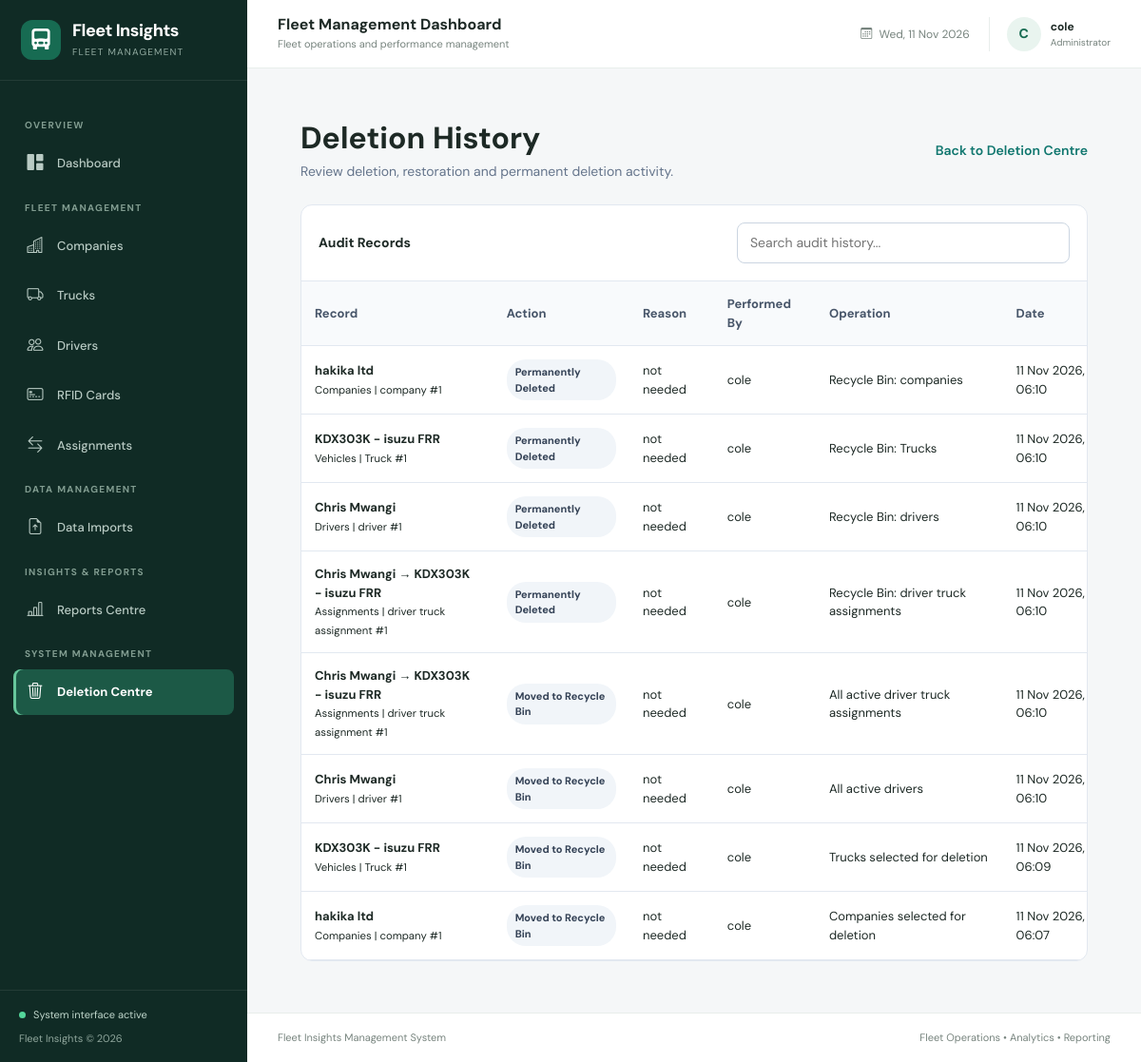
Screenshot of /deletion-center/history/ (signed in) with the database file from the repository.
### apps/deletion_center/models.py (models this page shows, shortened)
class DeletionRecord(models.Model):
    ACTION_CHOICES = [
        ("soft_delete", "Moved to Recycle Bin"),
        ("restore", "Restored"),
        ("permanent_delete", "Permanently Deleted"),
    ]
    operation = models.ForeignKey(
        DeletionOperation,
        on_delete=models.SET_NULL,
        null=True,
        blank=True,
        related_name="records",
    )
    content_type = models.ForeignKey(
        ContentType,
        on_delete=models.PROTECT,
        related_name="deletion_audit_records",
    )
    object_id = models.PositiveBigIntegerField()
    content_object = GenericForeignKey(
        "content_type",
        "object_id",
    )
    object_label = models.CharField(
        max_length=255,
        help_text="Saved description of the affected record.",
    )
    action = models.CharField(
        max_length=30,
        choices=ACTION_CHOICES,
    )
    reason = models.TextField(blank=True)
    performed_by = models.ForeignKey(
        settings.AUTH_USER_MODEL,
        on_delete=models.SET_NULL,
        null=True,
        blank=True,
        related_name="deletion_records",
    )
    created_at = models.DateTimeField(auto_now_add=True)
    class Meta:
        ordering = ["-created_at"]
        verbose_name = "Deletion Audit Record"
        verbose_name_plural = "Deletion Audit Records"
        indexes = [
            models.Index(
                fields=["content_type", "object_id"],
                name="del_record_object_idx",
            ),
            models.Index(
                fields=["action", "created_at"],
                name="del_record_action_date_idx",
            ),
        ]

class DeletionOperation(models.Model):
    ACTION_CHOICES = [
        ("soft_delete", "Move to Recycle Bin"),
        ("restore", "Restore Records"),
        ("permanent_delete", "Permanent Deletion"),
    ]
    SCOPE_CHOICES = [
        ("individual", "Individual Record"),
        ("bulk", "Bulk Records"),
        ("category", "Entire Category"),
        ("batch", "Import Batch"),
        ("dataset", "Entire Dataset"),
        ("recycle_bin", "Recycle Bin Cleanup"),
    ]
    STATUS_CHOICES = [
        ("pending", "Pending"),
        ("completed", "Completed"),
        ("partial", "Partially Completed"),
        ("failed", "Failed"),
    ]
    action = models.CharField(
        max_length=30,
        choices=ACTION_CHOICES,
    )
    scope = models.CharField(
        max_length=30,
        choices=SCOPE_CHOICES,
    )
    target_label = models.CharField(
        max_length=255,
        help_text="Description of the records or dataset affected.",
    )
    reason = models.TextField(
        blank=True,
    )
    status = models.CharField(
        max_length=20,
        choices=STATUS_CHOICES,
        default="pending",
    )
    total_records = models.PositiveIntegerField(default=0)
    successful_records = models.PositiveIntegerField(default=0)
    failed_records = models.PositiveIntegerField(default=0)
    details = models.JSONField(
        default=dict,
        blank=True,
        help_text="Additional operation information.",
    )
    initiated_by = models.ForeignKey(
        settings.AUTH_USER_MODEL,
        on_delete=models.SET_NULL,
        null=True,
        blank=True,
        related_name="deletion_operations",
    )
    created_at = models.DateTimeField(auto_now_add=True)
    completed_at = models.DateTimeField(
        null=True,
        blank=True,
    )
    class Meta:
        ordering = ["-created_at"]
        verbose_name = "Deletion Operation"
        verbose_name_plural = "Deletion Operations"
        indexes = [
            models.Index(
                fields=["action", "status"],
                name="del_op_action_status_idx",
            ),
            models.Index(
                fields=["created_at"],
                name="del_op_created_idx",
            ),
        ]

### apps/deletion_center/views.py (the view)
# urls.py: path("history/", views.deletion_history, name="history"),
@staff_member_required(login_url="/admin/login/")
def deletion_history(request):
    records = DeletionRecord.objects.select_related(
        "operation",
        "content_type",
        "performed_by",
    ).all()
    operations = DeletionOperation.objects.select_related(
        "initiated_by"
    ).all()[:50]
    return render(
        request,
        "deletion_center/deletion_history.html",
        {
            "records": records[:200],
            "operations": operations,
        },
    )

### templates/deletion_center/deletion_history.html (shortened to what this page needs)
{% extends "base.html" %}
{% block content %}
<div class="history-page">
    <div class="history-header">
        <div>
            <h2>Deletion History</h2>
            <p>
                Review deletion, restoration and permanent deletion activity.
            </p>
        </div>
        <a href="{% url 'deletion_center:dashboard' %}" class="history-back">
            Back to Deletion Centre
        </a>
    </div>
    <div class="history-panel">
        <div class="history-toolbar">
            <strong>Audit Records</strong>
            <input type="search" id="historySearch" class="history-search" placeholder="Search audit history...">
        </div>
        <div class="history-table-wrapper">
            {% if records %}
            <table class="history-table" id="historyTable">
                <thead>
                    <tr>
                        <th>Record</th>
                        <th>Action</th>
                        <th>Reason</th>
                        <th>Performed By</th>
                        <th>Operation</th>
                        <th>Date</th>
                    </tr>
                </thead>
                <tbody>
                    {% for record in records %}
                    <tr>
                        <td>
                            <strong>{{ record.object_label }}</strong>
                            <br>
                            <small>
                                {{ record.content_type }}
                                #{{ record.object_id }}
                            </small>
                        </td>
                        <td>
                            <span class="history-action">
                                {{ record.get_action_display }}
                            </span>
                        </td>
                        <td>
                            {{ record.reason|default:"No reason provided" }}
                        </td>
                        <td>
                            {% if record.performed_by %}
                            {{ record.performed_by.get_username }}
                            {% else %}
                            System / Unknown
                            {% endif %}
                        </td>
                        <td>
                            {% if record.operation %}
                            {{ record.operation.target_label }}
                            {% else %}
                            —
                            {% endif %}
                        </td>
                        <td>
                            {{ record.created_at|date:"d M Y, H:i" }}
                        </td>
                    </tr>
                    {% endfor %}
                </tbody>
            </table>
            {% else %}
            <div class="history-empty">
                <h3>No Audit Records</h3>
                <p>Deletion and restoration activities will appear here.</p>
            </div>
            {% endif %}
        </div>
    </div>
</div>
{% endblock %}

### templates/base.html (shortened to what this page needs)
{% load static %}
<!DOCTYPE html>
<html lang="en">
<head>
    <link href="https://cdn.jsdelivr.net/npm/bootstrap@5.3.3/dist/css/bootstrap.min.css" rel="stylesheet">
    <link href="https://cdn.jsdelivr.net/npm/bootstrap-icons@1.11.3/font/bootstrap-icons.min.css" rel="stylesheet">
</head>
<body>
    <aside class="sidebar" id="sidebar">
        <div class="brand">
            <div class="brand-logo">
                <i class="bi bi-truck-front-fill"></i>
            </div>
            <div>
                <div class="brand-name">Fleet Insights</div>
                <div class="brand-subtitle">Fleet Management</div>
            </div>
        </div>
        <div class="sidebar-content">
            <div class="nav-heading">Overview</div>
            <a href="/" class="sidebar-link {% if request.path == '/' %}active{% endif %}">
                <i class="bi bi-grid-1x2-fill"></i>
                <span>Dashboard</span>
            </a>
            <div class="nav-heading">Fleet Management</div>
            <a href="/companies/" class="sidebar-link {% if '/companies/' in request.path %}active{% endif %}">
                <i class="bi bi-buildings"></i>
                <span>Companies</span>
            </a>
            <a href="/trucks/" class="sidebar-link {% if '/trucks/' in request.path %}active{% endif %}">
                <i class="bi bi-truck"></i>
                <span>Trucks</span>
            </a>
            <a href="/drivers/" class="sidebar-link {% if '/drivers/' in request.path %}active{% endif %}">
                <i class="bi bi-people"></i>
                <span>Drivers</span>
            </a>
            <a href="/access-cards/" class="sidebar-link {% if '/access-cards/' in request.path %}active{% endif %}">
                <i class="bi bi-credit-card-2-front"></i>
                <span>RFID Cards</span>
            </a>
            <a href="/assignments/" class="sidebar-link {% if '/assignments/' in request.path %}active{% endif %}">
                <i class="bi bi-arrow-left-right"></i>
                <span>Assignments</span>
            </a>
            <div class="nav-heading">Data Management</div>
            <a href="/imports/" class="sidebar-link {% if '/imports/' in request.path %}active{% endif %}">
                <i class="bi bi-file-earmark-arrow-up"></i>
                <span>Data Imports</span>
            </a>
            <div class="nav-heading">Insights & Reports</div>
            <a href="/reports/" class="sidebar-link {% if '/reports/' in request.path %}active{% endif %}">
                <i class="bi bi-bar-chart-line"></i>
                <span>Reports Centre</span>
            </a>
            <div class="nav-heading">System Management</div>
            <a href="{% url 'deletion_center:dashboard' %}"
                class="sidebar-link {% if '/deletion-center/' in request.path %}active{% endif %}">
                <i class="bi bi-trash3"></i>
                <span>Deletion Centre</span>
            </a>
        </div>
        <div class="sidebar-footer">
            <div class="system-status">
                <span class="status-dot"></span>
                <span>System interface active</span>
            </div>
            Fleet Insights &copy; {% now "Y" %}
        </div>
    </aside>
    <div class="main-wrapper">
        <header class="topbar">
            <div class="topbar-left">
                <div>
                    <h2 class="topbar-title">
                        {% block page_title %}
                        Fleet Management Dashboard
                        {% endblock %}
                    </h2>
                    <div class="topbar-subtitle">
                        Fleet operations and performance management
                    </div>
                </div>
            </div>
            <div class="topbar-right">
                <div class="date-display">
                    <i class="bi bi-calendar3 me-1"></i>
                    {% now "D, d M Y" %}
                </div>
                <div class="user-profile">
                    <div class="user-avatar">
                        {% if request.user.is_authenticated %}
                        {{ request.user.username|first|upper }}
                        {% else %}
                        <i class="bi bi-person"></i>
                        {% endif %}
                    </div>
                    <div class="user-details">
                        <div class="user-name">
                            {% if request.user.is_authenticated %}
                            {{ request.user.get_full_name|default:request.user.username }}
                            {% else %}
                            Fleet Administrator
                            {% endif %}
                        </div>
                        <div class="user-role">Administrator</div>
                    </div>
                </div>
            </div>
        </header>
        <main class="page-content">
            {% block content %}
            {% endblock %}
        </main>
        <footer class="page-footer">
            <span>Fleet Insights Management System</span>
            <span>
                Fleet Operations &bull; Analytics &bull; Reporting
            </span>
        </footer>
    </div>
</body>
</html>

### templates/deletion_center/deletion_history.html (style rules this page uses)
.history-page { max-width: 1400px; margin: auto; padding: 24px; }
.history-header { display: flex; justify-content: space-between; align-items: center; flex-wrap: wrap; gap: 15px; margin-bottom: 24px; }
.history-header h2 { margin: 0; font-weight: 700; }
.history-header p { color: #64748b; margin: 6px 0 0; }
.history-panel { background: #fff; border: 1px solid #e2e8f0; border-radius: 12px; overflow: hidden; }
.history-toolbar { padding: 18px; border-bottom: 1px solid #e2e8f0; display: flex; justify-content: space-between; align-items: center; flex-wrap: wrap; gap: 12px; }
.history-search { width: 100%; max-width: 350px; padding: 10px 13px; border: 1px solid #cbd5e1; border-radius: 8px; }
.history-table-wrapper { overflow-x: auto; }
.history-table { width: 100%; min-width: 850px; border-collapse: collapse; }
.history-table th, .history-table td { padding: 14px; border-bottom: 1px solid #e2e8f0; text-align: left; font-size: 13px; }
.history-table th { background: #f8fafc; color: #475569; }
.history-action { display: inline-block; padding: 5px 9px; border-radius: 20px; background: #f1f5f9; color: #334155; font-size: 11px; font-weight: 700; }
.history-back { text-decoration: none; color: #0f766e; font-weight: 600; }

### rows the page displays
DeletionRecord: object_label "hakika ltd", content_type "Companies | company", object_id "1", action "Permanently Deleted", reason "not needed", performed_by.get_username "cole", operation.target_label "Recycle Bin: companies", created_at "11 Nov 2026, 06:10"
DeletionRecord: object_label "KDX303K - isuzu FRR", content_type "Vehicles | Truck", object_id "1", action "Permanently Deleted", reason "not needed", performed_by.get_username "cole", operation.target_label "Recycle Bin: Trucks", created_at "11 Nov 2026, 06:10"
DeletionRecord: object_label "Chris Mwangi", content_type "Drivers | driver", object_id "1", action "Permanently Deleted", reason "not needed", performed_by.get_username "cole", operation.target_label "Recycle Bin: drivers", created_at "11 Nov 2026, 06:10"
DeletionRecord: object_label "Chris Mwangi → KDX303K - isuzu FRR", content_type "Assignments | driver truck assignment", object_id "1", action "Permanently Deleted", reason "not needed", performed_by.get_username "cole", operation.target_label "Recycle Bin: driver truck assignments", created_at "11 Nov 2026, 06:10"
DeletionRecord: object_label "Chris Mwangi → KDX303K - isuzu FRR", content_type "Assignments | driver truck assignment", object_id "1", action "Moved to Recycle Bin", reason "not needed", performed_by.get_username "cole", operation.target_label "All active driver truck assignments", created_at "11 Nov 2026, 06:10"
DeletionRecord: object_label "Chris Mwangi", content_type "Drivers | driver", object_id "1", action "Moved to Recycle Bin", reason "not needed", performed_by.get_username "cole", operation.target_label "All active drivers", created_at "11 Nov 2026, 06:10"
DeletionRecord: object_label "KDX303K - isuzu FRR", content_type "Vehicles | Truck", object_id "1", action "Moved to Recycle Bin", reason "not needed", performed_by.get_username "cole", operation.target_label "Trucks selected for deletion", created_at "11 Nov 2026, 06:09"
DeletionRecord: object_label "hakika ltd", content_type "Companies | company", object_id "1", action "Moved to Recycle Bin", reason "not needed", performed_by.get_username "cole", operation.target_label "Companies selected for deletion", created_at "11 Nov 2026, 06:07"

### other values shown
{{ request.user.username|first|upper }} "C"
{{ request.user.get_full_name|default:request.user.username }} "cole"
